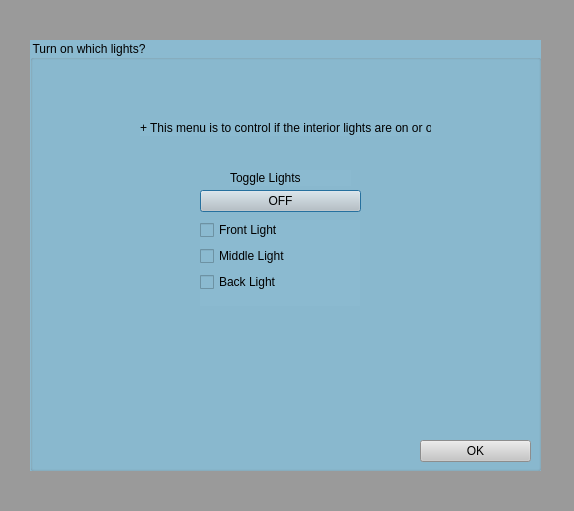
<?xml version="1.0" encoding="UTF-8"?>
<ui version="4.0">
 <class>InteriorLights</class>
 <widget class="QDialog" name="InteriorLights">
  <property name="geometry">
   <rect>
    <x>0</x>
    <y>0</y>
    <width>574</width>
    <height>511</height>
   </rect>
  </property>
  <property name="windowTitle">
   <string>Dialog</string>
  </property>
  <property name="styleSheet">
   <string notr="true">background-color: rgb(154, 154, 154);</string>
  </property>
  <widget class="QGroupBox" name="groupBox">
   <property name="geometry">
    <rect>
     <x>30</x>
     <y>40</y>
     <width>511</width>
     <height>431</height>
    </rect>
   </property>
   <property name="styleSheet">
    <string notr="true">color: rgb(0, 0, 0);
background-color: rgb(139, 186, 208);</string>
   </property>
   <property name="title">
    <string>Turn on which lights?</string>
   </property>
   <widget class="QPushButton" name="pushButton_3">
    <property name="geometry">
     <rect>
      <x>170</x>
      <y>150</y>
      <width>161</width>
      <height>22</height>
     </rect>
    </property>
    <property name="styleSheet">
     <string notr="true">color: rgb(0, 0, 0);
background-color: rgb(198, 198, 198);</string>
    </property>
    <property name="text">
     <string>OFF</string>
    </property>
   </widget>
   <widget class="QLabel" name="label">
    <property name="geometry">
     <rect>
      <x>200</x>
      <y>130</y>
      <width>121</width>
      <height>16</height>
     </rect>
    </property>
    <property name="styleSheet">
     <string notr="true">color: rgb(0, 0, 0);</string>
    </property>
    <property name="text">
     <string>Toggle Lights</string>
    </property>
   </widget>
   <widget class="QWidget" name="verticalLayoutWidget">
    <property name="geometry">
     <rect>
      <x>170</x>
      <y>180</y>
      <width>160</width>
      <height>86</height>
     </rect>
    </property>
    <layout class="QVBoxLayout" name="verticalLayout">
     <item>
      <widget class="QCheckBox" name="checkBox">
       <property name="styleSheet">
        <string notr="true">color: rgb(0, 0, 0);</string>
       </property>
       <property name="text">
        <string>Front Light</string>
       </property>
      </widget>
     </item>
     <item>
      <widget class="QCheckBox" name="checkBox_2">
       <property name="styleSheet">
        <string notr="true">color: rgb(0, 0, 0);</string>
       </property>
       <property name="text">
        <string>Middle Light</string>
       </property>
      </widget>
     </item>
     <item>
      <widget class="QCheckBox" name="checkBox_3">
       <property name="styleSheet">
        <string notr="true">color: rgb(0, 0, 0);</string>
       </property>
       <property name="text">
        <string>Back Light</string>
       </property>
      </widget>
     </item>
     <item>
      <spacer name="verticalSpacer_2">
       <property name="orientation">
        <enum>Qt::Vertical</enum>
       </property>
       <property name="sizeHint" stdset="0">
        <size>
         <width>20</width>
         <height>40</height>
        </size>
       </property>
      </spacer>
     </item>
     <item>
      <spacer name="verticalSpacer">
       <property name="orientation">
        <enum>Qt::Vertical</enum>
       </property>
       <property name="sizeHint" stdset="0">
        <size>
         <width>20</width>
         <height>40</height>
        </size>
       </property>
      </spacer>
     </item>
    </layout>
   </widget>
   <widget class="QPushButton" name="pushButton_2">
    <property name="geometry">
     <rect>
      <x>390</x>
      <y>400</y>
      <width>111</width>
      <height>22</height>
     </rect>
    </property>
    <property name="styleSheet">
     <string notr="true">color: rgb(0, 0, 0);
background-color: rgb(198, 198, 198);</string>
    </property>
    <property name="text">
     <string>OK</string>
    </property>
   </widget>
   <widget class="QLabel" name="label_2">
    <property name="geometry">
     <rect>
      <x>110</x>
      <y>80</y>
      <width>291</width>
      <height>16</height>
     </rect>
    </property>
    <property name="text">
     <string>+ This menu is to control if the interior lights are on or off.</string>
    </property>
   </widget>
  </widget>
 </widget>
 <resources/>
 <connections/>
</ui>
